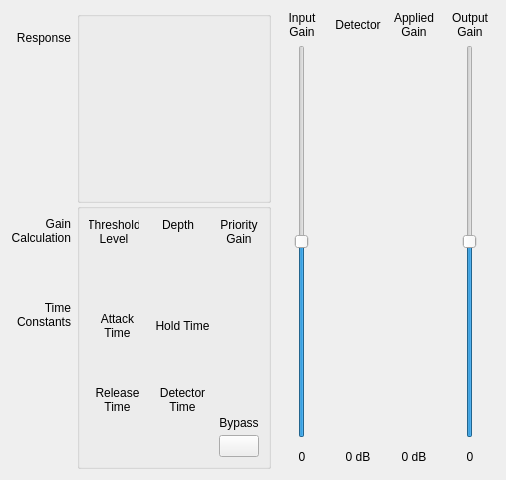
<?xml version="1.0" encoding="UTF-8"?>
<ui version="4.0">
 <class>CfgSettingPriorityDucker</class>
 <widget class="QWidget" name="CfgSettingPriorityDucker">
  <property name="geometry">
   <rect>
    <x>0</x>
    <y>0</y>
    <width>506</width>
    <height>480</height>
   </rect>
  </property>
  <property name="minimumSize">
   <size>
    <width>506</width>
    <height>480</height>
   </size>
  </property>
  <property name="maximumSize">
   <size>
    <width>507</width>
    <height>500</height>
   </size>
  </property>
  <property name="windowTitle">
   <string>Form</string>
  </property>
  <layout class="QGridLayout" name="gridLayout">
   <item row="0" column="0" rowspan="3">
    <layout class="QVBoxLayout" name="verticalLayout_3">
     <property name="topMargin">
      <number>20</number>
     </property>
     <property name="bottomMargin">
      <number>140</number>
     </property>
     <item>
      <widget class="QLabel" name="label_13">
       <property name="minimumSize">
        <size>
         <width>60</width>
         <height>180</height>
        </size>
       </property>
       <property name="text">
        <string>Response</string>
       </property>
       <property name="alignment">
        <set>Qt::AlignRight|Qt::AlignTop|Qt::AlignTrailing</set>
       </property>
       <property name="wordWrap">
        <bool>true</bool>
       </property>
      </widget>
     </item>
     <item>
      <widget class="QLabel" name="label_14">
       <property name="text">
        <string>Gain Calculation</string>
       </property>
       <property name="alignment">
        <set>Qt::AlignRight|Qt::AlignTrailing|Qt::AlignVCenter</set>
       </property>
       <property name="wordWrap">
        <bool>true</bool>
       </property>
      </widget>
     </item>
     <item>
      <spacer name="verticalSpacer_2">
       <property name="orientation">
        <enum>Qt::Vertical</enum>
       </property>
       <property name="sizeHint" stdset="0">
        <size>
         <width>20</width>
         <height>60</height>
        </size>
       </property>
      </spacer>
     </item>
     <item>
      <widget class="QLabel" name="label_15">
       <property name="text">
        <string>Time Constants</string>
       </property>
       <property name="alignment">
        <set>Qt::AlignRight|Qt::AlignTrailing|Qt::AlignVCenter</set>
       </property>
       <property name="wordWrap">
        <bool>true</bool>
       </property>
      </widget>
     </item>
    </layout>
   </item>
   <item row="0" column="1" rowspan="3">
    <layout class="QVBoxLayout" name="verticalLayout_2">
     <property name="spacing">
      <number>0</number>
     </property>
     <item>
      <widget class="QGroupBox" name="groupBox">
       <property name="minimumSize">
        <size>
         <width>0</width>
         <height>0</height>
        </size>
       </property>
       <property name="maximumSize">
        <size>
         <width>16777215</width>
         <height>16777215</height>
        </size>
       </property>
       <property name="title">
        <string/>
       </property>
       <layout class="QGridLayout" name="gridLayout_4">
        <property name="leftMargin">
         <number>4</number>
        </property>
        <property name="topMargin">
         <number>5</number>
        </property>
        <property name="rightMargin">
         <number>5</number>
        </property>
        <property name="bottomMargin">
         <number>5</number>
        </property>
        <item row="0" column="0" alignment="Qt::AlignHCenter">
         <widget class="Con_Dyn_Module" name="dynGhaph" native="true">
          <property name="minimumSize">
           <size>
            <width>178</width>
            <height>172</height>
           </size>
          </property>
          <property name="maximumSize">
           <size>
            <width>178</width>
            <height>172</height>
           </size>
          </property>
         </widget>
        </item>
       </layout>
      </widget>
     </item>
     <item>
      <widget class="QGroupBox" name="groupBox_2">
       <property name="title">
        <string/>
       </property>
       <layout class="QGridLayout" name="gridLayout_3">
        <property name="horizontalSpacing">
         <number>7</number>
        </property>
        <property name="verticalSpacing">
         <number>3</number>
        </property>
        <item row="1" column="0" alignment="Qt::AlignHCenter">
         <widget class="ConfigGainWidget" name="dial_ThresholdLevel" native="true">
          <property name="minimumSize">
           <size>
            <width>40</width>
            <height>40</height>
           </size>
          </property>
          <property name="maximumSize">
           <size>
            <width>40</width>
            <height>40</height>
           </size>
          </property>
         </widget>
        </item>
        <item row="4" column="0">
         <widget class="ConfigGainWidget" name="dial_AttackTime" native="true">
          <property name="minimumSize">
           <size>
            <width>40</width>
            <height>40</height>
           </size>
          </property>
          <property name="maximumSize">
           <size>
            <width>40</width>
            <height>40</height>
           </size>
          </property>
         </widget>
        </item>
        <item row="3" column="1">
         <widget class="QLabel" name="label_10">
          <property name="text">
           <string>Hold Time</string>
          </property>
          <property name="alignment">
           <set>Qt::AlignCenter</set>
          </property>
          <property name="wordWrap">
           <bool>true</bool>
          </property>
         </widget>
        </item>
        <item row="5" column="0">
         <widget class="QLabel" name="label_11">
          <property name="text">
           <string>Release Time</string>
          </property>
          <property name="alignment">
           <set>Qt::AlignCenter</set>
          </property>
          <property name="wordWrap">
           <bool>true</bool>
          </property>
         </widget>
        </item>
        <item row="1" column="1" alignment="Qt::AlignHCenter">
         <widget class="ConfigGainWidget" name="dial_Depth" native="true">
          <property name="minimumSize">
           <size>
            <width>40</width>
            <height>40</height>
           </size>
          </property>
          <property name="maximumSize">
           <size>
            <width>40</width>
            <height>40</height>
           </size>
          </property>
         </widget>
        </item>
        <item row="3" column="0">
         <widget class="QLabel" name="label_9">
          <property name="text">
           <string>Attack Time</string>
          </property>
          <property name="alignment">
           <set>Qt::AlignCenter</set>
          </property>
          <property name="wordWrap">
           <bool>true</bool>
          </property>
         </widget>
        </item>
        <item row="4" column="1">
         <widget class="ConfigGainWidget" name="dial_HoldTime" native="true">
          <property name="minimumSize">
           <size>
            <width>40</width>
            <height>40</height>
           </size>
          </property>
          <property name="maximumSize">
           <size>
            <width>40</width>
            <height>40</height>
           </size>
          </property>
         </widget>
        </item>
        <item row="1" column="2" alignment="Qt::AlignHCenter">
         <widget class="ConfigGainWidget" name="dial_PriorityGain" native="true">
          <property name="minimumSize">
           <size>
            <width>40</width>
            <height>40</height>
           </size>
          </property>
          <property name="maximumSize">
           <size>
            <width>40</width>
            <height>40</height>
           </size>
          </property>
         </widget>
        </item>
        <item row="0" column="0">
         <widget class="QLabel" name="label_5">
          <property name="maximumSize">
           <size>
            <width>50</width>
            <height>16777215</height>
           </size>
          </property>
          <property name="styleSheet">
           <string notr="true"/>
          </property>
          <property name="text">
           <string>Threshold Level</string>
          </property>
          <property name="alignment">
           <set>Qt::AlignCenter</set>
          </property>
          <property name="wordWrap">
           <bool>true</bool>
          </property>
         </widget>
        </item>
        <item row="0" column="1" alignment="Qt::AlignTop">
         <widget class="QLabel" name="label_6">
          <property name="maximumSize">
           <size>
            <width>50</width>
            <height>16777215</height>
           </size>
          </property>
          <property name="text">
           <string>Depth</string>
          </property>
          <property name="alignment">
           <set>Qt::AlignCenter</set>
          </property>
          <property name="wordWrap">
           <bool>true</bool>
          </property>
         </widget>
        </item>
        <item row="6" column="1">
         <widget class="ConfigGainWidget" name="dial_DetectorTime" native="true">
          <property name="minimumSize">
           <size>
            <width>40</width>
            <height>40</height>
           </size>
          </property>
          <property name="maximumSize">
           <size>
            <width>40</width>
            <height>40</height>
           </size>
          </property>
         </widget>
        </item>
        <item row="0" column="2">
         <widget class="QLabel" name="label_7">
          <property name="maximumSize">
           <size>
            <width>50</width>
            <height>16777215</height>
           </size>
          </property>
          <property name="text">
           <string>Priority Gain</string>
          </property>
          <property name="alignment">
           <set>Qt::AlignCenter</set>
          </property>
          <property name="wordWrap">
           <bool>true</bool>
          </property>
         </widget>
        </item>
        <item row="5" column="1">
         <widget class="QLabel" name="label_12">
          <property name="text">
           <string>Detector Time</string>
          </property>
          <property name="alignment">
           <set>Qt::AlignCenter</set>
          </property>
          <property name="wordWrap">
           <bool>true</bool>
          </property>
         </widget>
        </item>
        <item row="6" column="0">
         <widget class="ConfigGainWidget" name="dial_ReleaseTime" native="true">
          <property name="minimumSize">
           <size>
            <width>40</width>
            <height>40</height>
           </size>
          </property>
          <property name="maximumSize">
           <size>
            <width>40</width>
            <height>40</height>
           </size>
          </property>
         </widget>
        </item>
        <item row="3" column="2" rowspan="4">
         <layout class="QVBoxLayout" name="verticalLayout">
          <property name="spacing">
           <number>5</number>
          </property>
          <property name="bottomMargin">
           <number>0</number>
          </property>
          <item>
           <spacer name="verticalSpacer">
            <property name="orientation">
             <enum>Qt::Vertical</enum>
            </property>
            <property name="sizeHint" stdset="0">
             <size>
              <width>20</width>
              <height>40</height>
             </size>
            </property>
           </spacer>
          </item>
          <item>
           <widget class="QLabel" name="label_8">
            <property name="text">
             <string>Bypass</string>
            </property>
            <property name="alignment">
             <set>Qt::AlignCenter</set>
            </property>
           </widget>
          </item>
          <item>
           <widget class="QPushButton" name="pushButton_Bypass">
            <property name="text">
             <string/>
            </property>
            <property name="checkable">
             <bool>true</bool>
            </property>
           </widget>
          </item>
         </layout>
        </item>
        <item row="2" column="0" colspan="3">
         <spacer name="horizontalSpacer">
          <property name="orientation">
           <enum>Qt::Horizontal</enum>
          </property>
          <property name="sizeHint" stdset="0">
           <size>
            <width>40</width>
            <height>20</height>
           </size>
          </property>
         </spacer>
        </item>
       </layout>
      </widget>
     </item>
    </layout>
   </item>
   <item row="0" column="2">
    <widget class="QLabel" name="label">
     <property name="minimumSize">
      <size>
       <width>50</width>
       <height>0</height>
      </size>
     </property>
     <property name="text">
      <string>Input
Gain</string>
     </property>
     <property name="alignment">
      <set>Qt::AlignCenter</set>
     </property>
    </widget>
   </item>
   <item row="0" column="3">
    <widget class="QLabel" name="label_3">
     <property name="minimumSize">
      <size>
       <width>50</width>
       <height>0</height>
      </size>
     </property>
     <property name="text">
      <string>Detector</string>
     </property>
     <property name="alignment">
      <set>Qt::AlignCenter</set>
     </property>
    </widget>
   </item>
   <item row="0" column="4">
    <widget class="QLabel" name="label_4">
     <property name="minimumSize">
      <size>
       <width>50</width>
       <height>0</height>
      </size>
     </property>
     <property name="text">
      <string>Applied Gain</string>
     </property>
     <property name="alignment">
      <set>Qt::AlignCenter</set>
     </property>
     <property name="wordWrap">
      <bool>true</bool>
     </property>
    </widget>
   </item>
   <item row="0" column="5">
    <widget class="QLabel" name="label_2">
     <property name="minimumSize">
      <size>
       <width>50</width>
       <height>0</height>
      </size>
     </property>
     <property name="text">
      <string>Output
Gain</string>
     </property>
     <property name="alignment">
      <set>Qt::AlignBottom|Qt::AlignHCenter</set>
     </property>
    </widget>
   </item>
   <item row="1" column="2" alignment="Qt::AlignHCenter">
    <widget class="QSlider" name="verticalSlider_InGain">
     <property name="minimum">
      <number>-20</number>
     </property>
     <property name="maximum">
      <number>20</number>
     </property>
     <property name="orientation">
      <enum>Qt::Vertical</enum>
     </property>
    </widget>
   </item>
   <item row="1" column="3" alignment="Qt::AlignHCenter">
    <widget class="VolumeWidget" name="Disp_Detector" native="true">
     <property name="sizePolicy">
      <sizepolicy hsizetype="Maximum" vsizetype="Preferred">
       <horstretch>0</horstretch>
       <verstretch>0</verstretch>
      </sizepolicy>
     </property>
     <property name="minimumSize">
      <size>
       <width>26</width>
       <height>0</height>
      </size>
     </property>
     <property name="maximumSize">
      <size>
       <width>26</width>
       <height>16777215</height>
      </size>
     </property>
     <property name="MaxValue" stdset="0">
      <number>0</number>
     </property>
     <property name="MinValue" stdset="0">
      <number>-60</number>
     </property>
     <property name="SingleTrack" stdset="0">
      <bool>true</bool>
     </property>
    </widget>
   </item>
   <item row="1" column="4" alignment="Qt::AlignHCenter">
    <widget class="VolumeWidget" name="Disp_AppliedGain" native="true">
     <property name="sizePolicy">
      <sizepolicy hsizetype="Maximum" vsizetype="Preferred">
       <horstretch>0</horstretch>
       <verstretch>0</verstretch>
      </sizepolicy>
     </property>
     <property name="minimumSize">
      <size>
       <width>26</width>
       <height>0</height>
      </size>
     </property>
     <property name="maximumSize">
      <size>
       <width>26</width>
       <height>16777215</height>
      </size>
     </property>
     <property name="SingleTrack" stdset="0">
      <bool>true</bool>
     </property>
     <property name="MinValue" stdset="0">
      <number>-40</number>
     </property>
     <property name="MaxValue" stdset="0">
      <number>0</number>
     </property>
     <property name="IsApplidGain" stdset="0">
      <bool>true</bool>
     </property>
    </widget>
   </item>
   <item row="1" column="5" alignment="Qt::AlignHCenter">
    <widget class="QSlider" name="verticalSlider_OutGain">
     <property name="minimum">
      <number>-20</number>
     </property>
     <property name="maximum">
      <number>20</number>
     </property>
     <property name="orientation">
      <enum>Qt::Vertical</enum>
     </property>
    </widget>
   </item>
   <item row="2" column="2">
    <widget class="QLabel" name="label_InGain">
     <property name="text">
      <string>0</string>
     </property>
     <property name="alignment">
      <set>Qt::AlignCenter</set>
     </property>
    </widget>
   </item>
   <item row="2" column="3">
    <widget class="QLabel" name="label_Detector">
     <property name="minimumSize">
      <size>
       <width>0</width>
       <height>25</height>
      </size>
     </property>
     <property name="text">
      <string>0 dB</string>
     </property>
     <property name="alignment">
      <set>Qt::AlignCenter</set>
     </property>
    </widget>
   </item>
   <item row="2" column="4">
    <widget class="QLabel" name="label_AppliedGain">
     <property name="minimumSize">
      <size>
       <width>0</width>
       <height>25</height>
      </size>
     </property>
     <property name="text">
      <string>0 dB</string>
     </property>
     <property name="alignment">
      <set>Qt::AlignCenter</set>
     </property>
    </widget>
   </item>
   <item row="2" column="5">
    <widget class="QLabel" name="label_OutGain">
     <property name="text">
      <string>0</string>
     </property>
     <property name="alignment">
      <set>Qt::AlignCenter</set>
     </property>
    </widget>
   </item>
  </layout>
 </widget>
 <customwidgets>
  <customwidget>
   <class>ConfigGainWidget</class>
   <extends>QWidget</extends>
   <header location="global">customWidget/configgainwidget.h</header>
   <container>1</container>
  </customwidget>
  <customwidget>
   <class>VolumeWidget</class>
   <extends>QWidget</extends>
   <header>customWidget/volumewidget.h</header>
   <container>1</container>
  </customwidget>
  <customwidget>
   <class>Con_Dyn_Module</class>
   <extends>QWidget</extends>
   <header>customWidget/con_dyn_module.h</header>
   <container>1</container>
  </customwidget>
 </customwidgets>
 <resources/>
 <connections/>
</ui>
